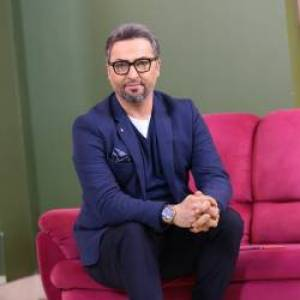
#> input picture session26/assets/minavand.jpg, 300 x 300 px
$ python death_symbol.py
#> lines starting #> are read from the running program, lines starting #| are printed output that depends on the picture; after the words box and inside, x2 and y2 are one past the last pixel; in counts of white or black regions, pixels touching at a corner belong together
import cv2

source_image = cv2.imread("assets/minavand.jpg")
#> source_image is the input picture: shape (300, 300, 3); mean B, G, R 89.5, 80.7, 106
source_image_gray = cv2.cvtColor(source_image , cv2.COLOR_BGR2GRAY)
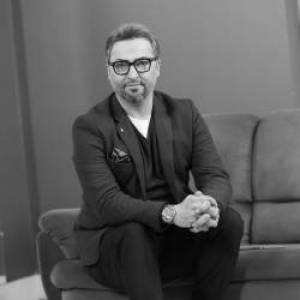
#> source_image_gray: shape (300, 300); min 1, max 254, mean 89.3

x = source_image_gray.shape[0]//4
#> x = 75
for i in range(0,x):
    for j in range(0,x-i):
        if (i+j > x//2):
            source_image_gray[i , j] = 0
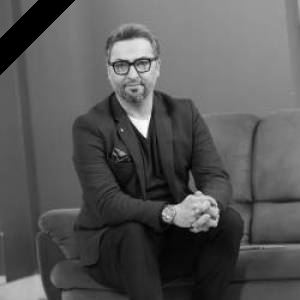
#> source_image_gray: shape (300, 300); 2.34% of pixels changed, all inside (x1, y1, x2, y2) = (0, 0, 75, 75)

cv2.imwrite("outputs/death_symbol_minavand.jpg" , source_image_gray)
